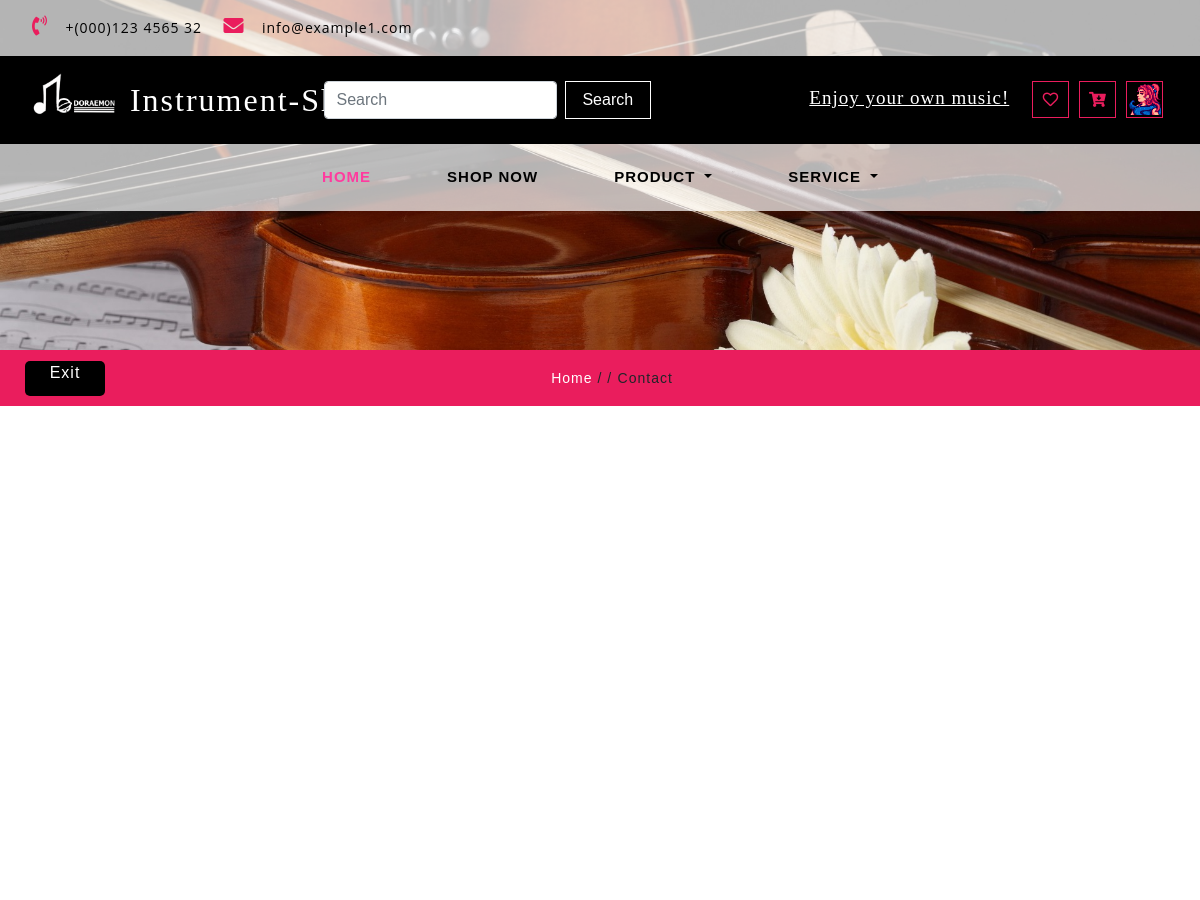
The page /contact (signed in, upper part) on the database as committed earlier.
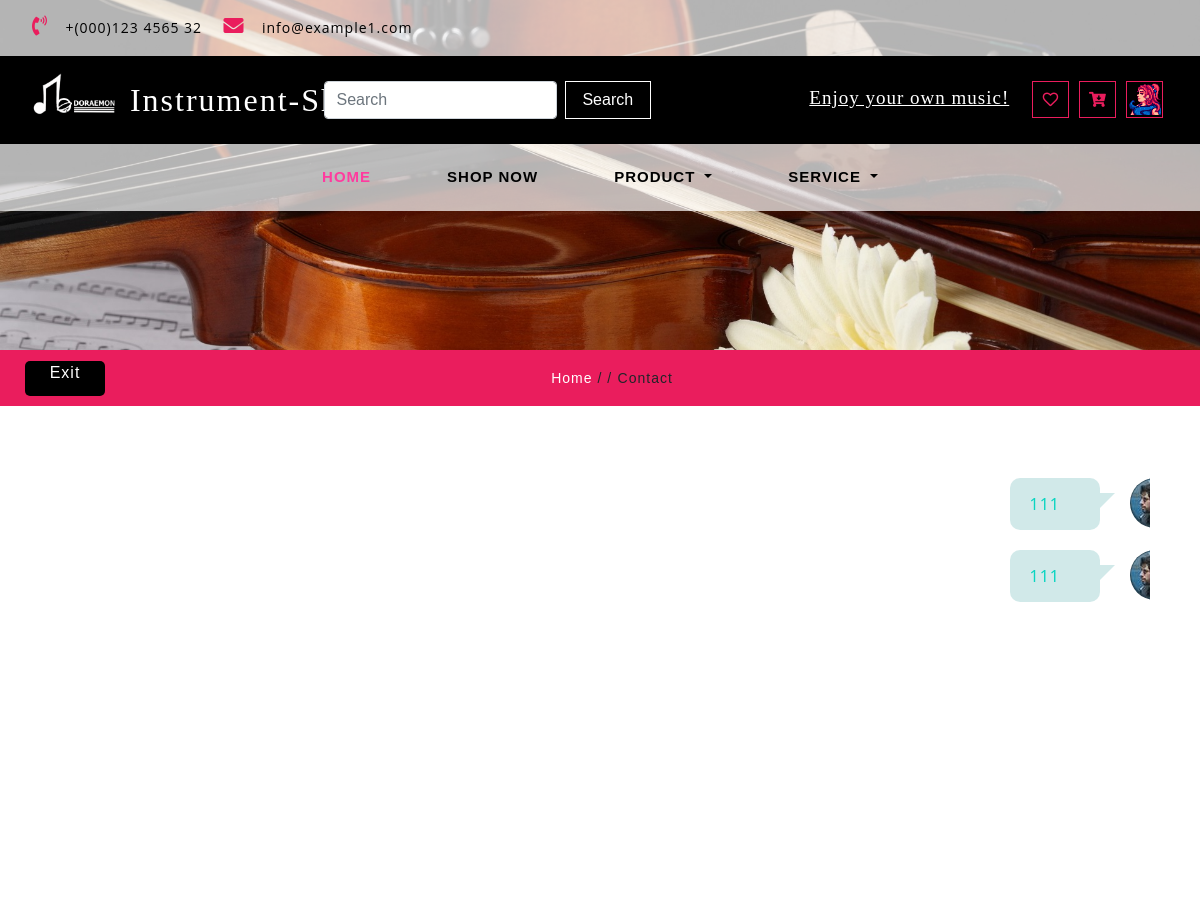
The same page on the database as committed later.
### app/models.py (models this page shows)
class Message(db.Model):
    id = db.Column(db.Integer, primary_key=True, autoincrement=True)
    content = db.Column(db.Text, nullable=False)
    room = db.Column(db.String(64), nullable=False)
    read = db.Column(db.Boolean, default=False)
    create_time = db.Column(db.DateTime, default=datetime.now, index=True)
    author_id = db.Column(db.Integer, db.ForeignKey('user.id'))
    user_name = db.Column(db.String(64), nullable=False)
    author = db.relationship('User', back_populates='messages')

### app/routes.py (the view)
@app.route('/contact')
def contact():
    if islogined():
        user_icon = setIcon()
        authority = session.get('authority')
        username = session.get('USERNAME')
        user = User.query.filter(User.authority == 0).all()
        uid = session.get('uid')
        if session.get('authority') == 0:
            room = session.get('uid')
            room_num = str(room)
            session['room'] = room
            message = Message.query.filter_by(room=room_num).all()
        else:
            return redirect(url_for('adjust'))
    else:
        user_icon = 'NULL'
        return redirect(url_for('login'))
    return render_template('contact.html', islogin=islogined(), icon=user_icon, types=all_type,
                           type_value=all_type.values(), authority=authority, username=username, user=user, room=room,
                           message=message, uid=uid)

### app/functions.py (called while the page is built)
def islogined():
    if session.get('USERNAME'):
        return True
    else:
        return False

### app/routes.py (called while the page is built)
def setIcon():
    if islogined():
        user = User.query.filter(User.user_name == session.get('USERNAME')).first()
        user_icon = user.icon
        if user_icon != None:
            icon = user.icon
            user_icon = url_for('static', filename='uploaded_AVA/' + icon)
        else:
            user_icon = 'NULL'
    else:
        user_icon = 'NULL'
    return user_icon

### app/templates/contact.html (shortened to what this page needs)
{% extends "base.html" %}
{% block content %}
    <link href="../static/css/bootstrap.min.css" rel="stylesheet" type="text/css" media="all">
    <link href="../static/css/fontawesome-all.min.css" rel="stylesheet" type="text/css" media="all">
    <link rel="stylesheet" href="../static/css/shop.css" type="text/css">
    <link rel="stylesheet" type="text/css" href="../static/css/jquery-ui1.css">
    <link href="../static/css/style.css" rel='stylesheet' type='text/css' media="all">
    <link rel="stylesheet" href="../static/css/style1.css" media="screen" type="text/css"/>
    <div class="inner_page-banner one-img">
    </div>
    <div class="using-border py-3">
        <div class="inner_breadcrumb  ml-4">
            <ul class="short_ls">
                {% if  authority == 1 %}
                <a class="list" id="leaveroom" href="/adjust">Exit</a>
                {% else %}
                <a class="list" id="leaveroom" href="/main_page">Exit</a>
                {% endif %}
                <li>
                    <a href="/index">Home</a>
                    <span>/ /</span>
                </li>
                <li>Contact</li>
            </ul>
        </div>
    </div>
    <section class="contact py-lg-4 py-md-3 py-sm-3 py-3">
        <ul class="chat-thread">
            <div id="message-box" class="chat-thread" data-from="Sonu Joshi">
                    {% for send in message %}
                        {% if send.author_id == uid %}
                            <li class="right">{{ send.content }}</li>
                        {% else %}
                            <li class="left">{{ send.user_name }}:{{ send.content }}</li>
                        {% endif %}
                    {% endfor %}
            </div>
        </ul>
    </section>
{% endblock %}

Rows that differ between the two databases and show on the page:
added Message: content "111"
added Message: content "111"
